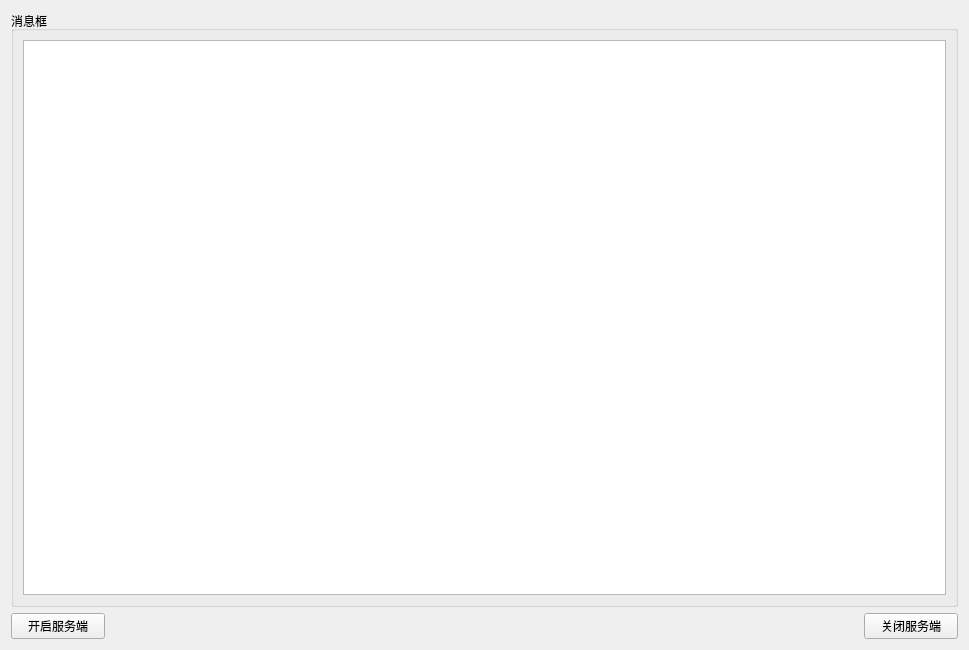
<?xml version="1.0" encoding="UTF-8"?>
<ui version="4.0">
 <class>server</class>
 <widget class="QWidget" name="server">
  <property name="geometry">
   <rect>
    <x>0</x>
    <y>0</y>
    <width>969</width>
    <height>650</height>
   </rect>
  </property>
  <property name="windowTitle">
   <string>sever</string>
  </property>
  <layout class="QVBoxLayout" name="verticalLayout">
   <item>
    <widget class="QGroupBox" name="groupBox">
     <property name="title">
      <string>消息框</string>
     </property>
     <layout class="QHBoxLayout" name="horizontalLayout">
      <item>
       <widget class="QPlainTextEdit" name="out_message"/>
      </item>
     </layout>
    </widget>
   </item>
   <item>
    <layout class="QHBoxLayout" name="horizontalLayout_3" stretch="1,8,1">
     <item>
      <widget class="QPushButton" name="open">
       <property name="text">
        <string>开启服务端</string>
       </property>
      </widget>
     </item>
     <item>
      <spacer name="horizontalSpacer_3">
       <property name="orientation">
        <enum>Qt::Horizontal</enum>
       </property>
       <property name="sizeHint" stdset="0">
        <size>
         <width>40</width>
         <height>20</height>
        </size>
       </property>
      </spacer>
     </item>
     <item>
      <widget class="QPushButton" name="shut_2">
       <property name="text">
        <string>关闭服务端</string>
       </property>
      </widget>
     </item>
    </layout>
   </item>
  </layout>
 </widget>
 <resources/>
 <connections/>
</ui>
